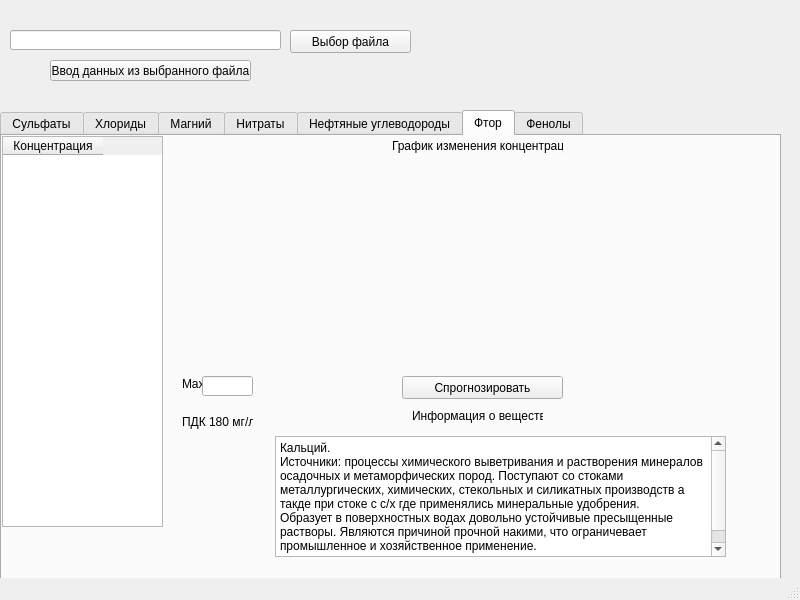
<?xml version="1.0" encoding="UTF-8"?>
<ui version="4.0">
 <class>MainWindow</class>
 <widget class="QMainWindow" name="MainWindow">
  <property name="geometry">
   <rect>
    <x>0</x>
    <y>0</y>
    <width>800</width>
    <height>600</height>
   </rect>
  </property>
  <property name="windowTitle">
   <string>MainWindow</string>
  </property>
  <widget class="QWidget" name="centralwidget">
   <widget class="QPushButton" name="button_1">
    <property name="geometry">
     <rect>
      <x>50</x>
      <y>60</y>
      <width>201</width>
      <height>21</height>
     </rect>
    </property>
    <property name="text">
     <string>Ввод данных из выбранного файла</string>
    </property>
   </widget>
   <widget class="QTabWidget" name="tabWidget">
    <property name="geometry">
     <rect>
      <x>0</x>
      <y>110</y>
      <width>781</width>
      <height>471</height>
     </rect>
    </property>
    <property name="currentIndex">
     <number>5</number>
    </property>
    <widget class="QWidget" name="tab">
     <attribute name="title">
      <string>Сульфаты</string>
     </attribute>
     <widget class="QTableWidget" name="tableWidget">
      <property name="geometry">
       <rect>
        <x>0</x>
        <y>0</y>
        <width>161</width>
        <height>391</height>
       </rect>
      </property>
      <row>
       <property name="text">
        <string>Январь</string>
       </property>
      </row>
      <row>
       <property name="text">
        <string>Февраль</string>
       </property>
      </row>
      <row>
       <property name="text">
        <string>Март</string>
       </property>
      </row>
      <row>
       <property name="text">
        <string>Апрель</string>
       </property>
      </row>
      <row>
       <property name="text">
        <string>Май</string>
       </property>
      </row>
      <row>
       <property name="text">
        <string>Июнь</string>
       </property>
      </row>
      <row>
       <property name="text">
        <string>Июль</string>
       </property>
      </row>
      <row>
       <property name="text">
        <string>Август</string>
       </property>
      </row>
      <row>
       <property name="text">
        <string>Сентябрь</string>
       </property>
      </row>
      <row>
       <property name="text">
        <string>Октябрь</string>
       </property>
      </row>
      <row>
       <property name="text">
        <string>Ноябрь</string>
       </property>
      </row>
      <row>
       <property name="text">
        <string>Декабрь</string>
       </property>
      </row>
      <column>
       <property name="text">
        <string>Концентрация</string>
       </property>
      </column>
     </widget>
     <widget class="QLabel" name="label">
      <property name="geometry">
       <rect>
        <x>380</x>
        <y>0</y>
        <width>171</width>
        <height>20</height>
       </rect>
      </property>
      <property name="maximumSize">
       <size>
        <width>16777215</width>
        <height>16777215</height>
       </size>
      </property>
      <property name="text">
       <string>График изменения концентрации</string>
      </property>
      <property name="textFormat">
       <enum>Qt::PlainText</enum>
      </property>
     </widget>
     <widget class="QPushButton" name="pushButton">
      <property name="geometry">
       <rect>
        <x>390</x>
        <y>240</y>
        <width>161</width>
        <height>23</height>
       </rect>
      </property>
      <property name="text">
       <string>Спрогнозировать</string>
      </property>
     </widget>
     <widget class="QLabel" name="label_2">
      <property name="geometry">
       <rect>
        <x>410</x>
        <y>270</y>
        <width>131</width>
        <height>20</height>
       </rect>
      </property>
      <property name="text">
       <string>Информация о веществе</string>
      </property>
     </widget>
     <widget class="QCustomPlot" name="widget" native="true">
      <property name="geometry">
       <rect>
        <x>170</x>
        <y>20</y>
        <width>581</width>
        <height>211</height>
       </rect>
      </property>
     </widget>
     <widget class="QLineEdit" name="lineEdit_14">
      <property name="geometry">
       <rect>
        <x>210</x>
        <y>240</y>
        <width>51</width>
        <height>20</height>
       </rect>
      </property>
     </widget>
     <widget class="QLabel" name="label_34">
      <property name="geometry">
       <rect>
        <x>180</x>
        <y>240</y>
        <width>21</width>
        <height>16</height>
       </rect>
      </property>
      <property name="text">
       <string>Max</string>
      </property>
     </widget>
     <widget class="QLabel" name="label_33">
      <property name="geometry">
       <rect>
        <x>180</x>
        <y>250</y>
        <width>71</width>
        <height>51</height>
       </rect>
      </property>
      <property name="text">
       <string>ПДК 500 мг/л</string>
      </property>
     </widget>
     <widget class="QPlainTextEdit" name="plainTextEdit_2">
      <property name="geometry">
       <rect>
        <x>263</x>
        <y>290</y>
        <width>481</width>
        <height>141</height>
       </rect>
      </property>
      <property name="plainText">
       <string>Сульфаты.
Источник: процессы химического выветривания и растворения серосодержащих минералов. Значительно поступают в процессе отмирания организмов, окисления наземных и водных веществ растительного и животного происхождения, большое содержание в шахтных водах и в промышленных стоках пароизводств, а так же в сточных водах.
Повышенное содержание сказывается на вкусовые качества воды, оказывает физиологическое воздействие на человека, в сочетании с кальцием образуют прочную накипь, что ограничевает и промышленное и хозяйственое использование.
</string>
      </property>
     </widget>
    </widget>
    <widget class="QWidget" name="tab_3">
     <attribute name="title">
      <string>Хлориды</string>
     </attribute>
     <widget class="QTableWidget" name="tableWidget_3">
      <property name="geometry">
       <rect>
        <x>0</x>
        <y>0</y>
        <width>161</width>
        <height>391</height>
       </rect>
      </property>
      <row>
       <property name="text">
        <string>Январь</string>
       </property>
      </row>
      <row>
       <property name="text">
        <string>Февраль</string>
       </property>
      </row>
      <row>
       <property name="text">
        <string>Март</string>
       </property>
      </row>
      <row>
       <property name="text">
        <string>Апрель</string>
       </property>
      </row>
      <row>
       <property name="text">
        <string>Май</string>
       </property>
      </row>
      <row>
       <property name="text">
        <string>Июнь</string>
       </property>
      </row>
      <row>
       <property name="text">
        <string>Июль</string>
       </property>
      </row>
      <row>
       <property name="text">
        <string>Август</string>
       </property>
      </row>
      <row>
       <property name="text">
        <string>Сентябрь</string>
       </property>
      </row>
      <row>
       <property name="text">
        <string>Октябрь</string>
       </property>
      </row>
      <row>
       <property name="text">
        <string>Ноябрь</string>
       </property>
      </row>
      <row>
       <property name="text">
        <string>Декабрь</string>
       </property>
      </row>
      <column>
       <property name="text">
        <string>Концентрация</string>
       </property>
      </column>
     </widget>
     <widget class="QLabel" name="label_4">
      <property name="geometry">
       <rect>
        <x>390</x>
        <y>0</y>
        <width>171</width>
        <height>20</height>
       </rect>
      </property>
      <property name="maximumSize">
       <size>
        <width>16777215</width>
        <height>16777215</height>
       </size>
      </property>
      <property name="text">
       <string>График изменения концентрации</string>
      </property>
      <property name="textFormat">
       <enum>Qt::PlainText</enum>
      </property>
     </widget>
     <widget class="QPushButton" name="pushButton_3">
      <property name="geometry">
       <rect>
        <x>400</x>
        <y>240</y>
        <width>161</width>
        <height>23</height>
       </rect>
      </property>
      <property name="text">
       <string>Спрогнозировать</string>
      </property>
     </widget>
     <widget class="QLabel" name="label_6">
      <property name="geometry">
       <rect>
        <x>420</x>
        <y>260</y>
        <width>131</width>
        <height>41</height>
       </rect>
      </property>
      <property name="text">
       <string>Информация о веществе </string>
      </property>
     </widget>
     <widget class="QCustomPlot" name="widget_2" native="true">
      <property name="geometry">
       <rect>
        <x>170</x>
        <y>20</y>
        <width>581</width>
        <height>211</height>
       </rect>
      </property>
     </widget>
     <widget class="QLineEdit" name="lineEdit_13">
      <property name="geometry">
       <rect>
        <x>200</x>
        <y>240</y>
        <width>51</width>
        <height>20</height>
       </rect>
      </property>
     </widget>
     <widget class="QLabel" name="label_31">
      <property name="geometry">
       <rect>
        <x>180</x>
        <y>250</y>
        <width>71</width>
        <height>51</height>
       </rect>
      </property>
      <property name="text">
       <string>ПДК 350 мг/л</string>
      </property>
     </widget>
     <widget class="QLabel" name="label_32">
      <property name="geometry">
       <rect>
        <x>180</x>
        <y>240</y>
        <width>21</width>
        <height>16</height>
       </rect>
      </property>
      <property name="text">
       <string>Max</string>
      </property>
     </widget>
     <widget class="QPlainTextEdit" name="plainTextEdit">
      <property name="geometry">
       <rect>
        <x>300</x>
        <y>290</y>
        <width>381</width>
        <height>91</height>
       </rect>
      </property>
      <property name="plainText">
       <string>Хлориды.
Первичный источник: магматические пророды.
Концентрация возрастает из-за хозяйственно-бытовых сточных вод.
Повышенное содержание влияет на вкусовые качества, делают ее малопригодной для питьевого водоснабжения и ограничивают применение для многих технических и хозяйственных целей.</string>
      </property>
     </widget>
    </widget>
    <widget class="QWidget" name="tab_2">
     <attribute name="title">
      <string>Магний</string>
     </attribute>
     <widget class="QTableWidget" name="tableWidget_8">
      <property name="geometry">
       <rect>
        <x>0</x>
        <y>0</y>
        <width>161</width>
        <height>391</height>
       </rect>
      </property>
      <row>
       <property name="text">
        <string>Январь</string>
       </property>
      </row>
      <row>
       <property name="text">
        <string>Февраль</string>
       </property>
      </row>
      <row>
       <property name="text">
        <string>Март</string>
       </property>
      </row>
      <row>
       <property name="text">
        <string>Апрель</string>
       </property>
      </row>
      <row>
       <property name="text">
        <string>Май</string>
       </property>
      </row>
      <row>
       <property name="text">
        <string>Июнь</string>
       </property>
      </row>
      <row>
       <property name="text">
        <string>Июль</string>
       </property>
      </row>
      <row>
       <property name="text">
        <string>Август</string>
       </property>
      </row>
      <row>
       <property name="text">
        <string>Сентябрь</string>
       </property>
      </row>
      <row>
       <property name="text">
        <string>Октябрь</string>
       </property>
      </row>
      <row>
       <property name="text">
        <string>Ноябрь</string>
       </property>
      </row>
      <row>
       <property name="text">
        <string>Декабрь</string>
       </property>
      </row>
      <column>
       <property name="text">
        <string>Концентрация</string>
       </property>
      </column>
     </widget>
     <widget class="QLabel" name="label_7">
      <property name="geometry">
       <rect>
        <x>400</x>
        <y>0</y>
        <width>171</width>
        <height>20</height>
       </rect>
      </property>
      <property name="maximumSize">
       <size>
        <width>16777215</width>
        <height>16777215</height>
       </size>
      </property>
      <property name="text">
       <string>График изменения концентрации</string>
      </property>
      <property name="textFormat">
       <enum>Qt::PlainText</enum>
      </property>
     </widget>
     <widget class="QPushButton" name="pushButton_4">
      <property name="geometry">
       <rect>
        <x>410</x>
        <y>240</y>
        <width>161</width>
        <height>23</height>
       </rect>
      </property>
      <property name="text">
       <string>Спрогнозировать</string>
      </property>
     </widget>
     <widget class="QLabel" name="label_9">
      <property name="geometry">
       <rect>
        <x>430</x>
        <y>270</y>
        <width>131</width>
        <height>20</height>
       </rect>
      </property>
      <property name="text">
       <string>Информация о веществе</string>
      </property>
     </widget>
     <widget class="QCustomPlot" name="widget_3" native="true">
      <property name="geometry">
       <rect>
        <x>170</x>
        <y>20</y>
        <width>581</width>
        <height>211</height>
       </rect>
      </property>
     </widget>
     <widget class="QLineEdit" name="lineEdit_12">
      <property name="geometry">
       <rect>
        <x>210</x>
        <y>240</y>
        <width>51</width>
        <height>20</height>
       </rect>
      </property>
     </widget>
     <widget class="QLabel" name="label_29">
      <property name="geometry">
       <rect>
        <x>190</x>
        <y>260</y>
        <width>71</width>
        <height>51</height>
       </rect>
      </property>
      <property name="text">
       <string>ПДК 20 мг/л</string>
      </property>
     </widget>
     <widget class="QLabel" name="label_30">
      <property name="geometry">
       <rect>
        <x>180</x>
        <y>240</y>
        <width>21</width>
        <height>16</height>
       </rect>
      </property>
      <property name="text">
       <string>Max</string>
      </property>
     </widget>
     <widget class="QPlainTextEdit" name="plainTextEdit_3">
      <property name="geometry">
       <rect>
        <x>303</x>
        <y>290</y>
        <width>411</width>
        <height>81</height>
       </rect>
      </property>
      <property name="plainText">
       <string>Магний.
В поверхностные воды поступает в процессе выветривания и растворения долмитов и других минералов. Значительные количества поступают со сточными водами металлургических, силикатных, текстильных и других предприятий.</string>
      </property>
     </widget>
    </widget>
    <widget class="QWidget" name="tab_4">
     <attribute name="title">
      <string>Нитраты</string>
     </attribute>
     <widget class="QTableWidget" name="tableWidget_4">
      <property name="geometry">
       <rect>
        <x>0</x>
        <y>0</y>
        <width>161</width>
        <height>391</height>
       </rect>
      </property>
      <row>
       <property name="text">
        <string>Январь</string>
       </property>
      </row>
      <row>
       <property name="text">
        <string>Февраль</string>
       </property>
      </row>
      <row>
       <property name="text">
        <string>Март</string>
       </property>
      </row>
      <row>
       <property name="text">
        <string>Апрель</string>
       </property>
      </row>
      <row>
       <property name="text">
        <string>Май</string>
       </property>
      </row>
      <row>
       <property name="text">
        <string>Июнь</string>
       </property>
      </row>
      <row>
       <property name="text">
        <string>Июль</string>
       </property>
      </row>
      <row>
       <property name="text">
        <string>Август</string>
       </property>
      </row>
      <row>
       <property name="text">
        <string>Сентябрь</string>
       </property>
      </row>
      <row>
       <property name="text">
        <string>Октябрь</string>
       </property>
      </row>
      <row>
       <property name="text">
        <string>Ноябрь</string>
       </property>
      </row>
      <row>
       <property name="text">
        <string>Декабрь</string>
       </property>
      </row>
      <column>
       <property name="text">
        <string>Концентрация</string>
       </property>
      </column>
     </widget>
     <widget class="QLabel" name="label_10">
      <property name="geometry">
       <rect>
        <x>410</x>
        <y>0</y>
        <width>171</width>
        <height>20</height>
       </rect>
      </property>
      <property name="maximumSize">
       <size>
        <width>16777215</width>
        <height>16777215</height>
       </size>
      </property>
      <property name="text">
       <string>График изменения концентрации</string>
      </property>
      <property name="textFormat">
       <enum>Qt::PlainText</enum>
      </property>
     </widget>
     <widget class="QPushButton" name="pushButton_5">
      <property name="geometry">
       <rect>
        <x>410</x>
        <y>240</y>
        <width>161</width>
        <height>23</height>
       </rect>
      </property>
      <property name="text">
       <string>Спрогнозировать</string>
      </property>
     </widget>
     <widget class="QLabel" name="label_12">
      <property name="geometry">
       <rect>
        <x>430</x>
        <y>220</y>
        <width>131</width>
        <height>111</height>
       </rect>
      </property>
      <property name="text">
       <string>Информация о веществе</string>
      </property>
     </widget>
     <widget class="QCustomPlot" name="widget_4" native="true">
      <property name="geometry">
       <rect>
        <x>170</x>
        <y>20</y>
        <width>581</width>
        <height>211</height>
       </rect>
      </property>
     </widget>
     <widget class="QLabel" name="label_27">
      <property name="geometry">
       <rect>
        <x>180</x>
        <y>260</y>
        <width>71</width>
        <height>51</height>
       </rect>
      </property>
      <property name="text">
       <string>ПДК 45 мг/л</string>
      </property>
     </widget>
     <widget class="QLabel" name="label_28">
      <property name="geometry">
       <rect>
        <x>180</x>
        <y>240</y>
        <width>21</width>
        <height>16</height>
       </rect>
      </property>
      <property name="text">
       <string>Max</string>
      </property>
     </widget>
     <widget class="QLineEdit" name="lineEdit_11">
      <property name="geometry">
       <rect>
        <x>210</x>
        <y>240</y>
        <width>51</width>
        <height>20</height>
       </rect>
      </property>
     </widget>
     <widget class="QPlainTextEdit" name="plainTextEdit_4">
      <property name="geometry">
       <rect>
        <x>273</x>
        <y>290</y>
        <width>481</width>
        <height>131</height>
       </rect>
      </property>
      <property name="plainText">
       <string>Нитраты.
Источники: 1) ввиду химических процессов под воздействием нитрифицирующих бактерий;
2) атмосферными осадками при разрядах с образованием оксида азота;
3) промышленными и хозяйственно-бытовыми сточными водами;
4)со стоком с с/х угодий, где применялись азотные удобрения.
Способны вызвать отравление. Накапливаясь в тканях организма, вступают в реакцию с гемоглобином крови и вызывают кислородное голодание.
</string>
      </property>
     </widget>
    </widget>
    <widget class="QWidget" name="tab_5">
     <attribute name="title">
      <string>Нефтяные углеводороды</string>
     </attribute>
     <widget class="QTableWidget" name="tableWidget_5">
      <property name="geometry">
       <rect>
        <x>0</x>
        <y>0</y>
        <width>161</width>
        <height>391</height>
       </rect>
      </property>
      <row>
       <property name="text">
        <string>Январь</string>
       </property>
      </row>
      <row>
       <property name="text">
        <string>Февраль</string>
       </property>
      </row>
      <row>
       <property name="text">
        <string>Март</string>
       </property>
      </row>
      <row>
       <property name="text">
        <string>Апрель</string>
       </property>
      </row>
      <row>
       <property name="text">
        <string>Май</string>
       </property>
      </row>
      <row>
       <property name="text">
        <string>Июнь</string>
       </property>
      </row>
      <row>
       <property name="text">
        <string>Июль</string>
       </property>
      </row>
      <row>
       <property name="text">
        <string>Август</string>
       </property>
      </row>
      <row>
       <property name="text">
        <string>Сентябрь</string>
       </property>
      </row>
      <row>
       <property name="text">
        <string>Октябрь</string>
       </property>
      </row>
      <row>
       <property name="text">
        <string>Ноябрь</string>
       </property>
      </row>
      <row>
       <property name="text">
        <string>Декабрь</string>
       </property>
      </row>
      <column>
       <property name="text">
        <string>Концентрация</string>
       </property>
      </column>
     </widget>
     <widget class="QLabel" name="label_13">
      <property name="geometry">
       <rect>
        <x>380</x>
        <y>0</y>
        <width>171</width>
        <height>20</height>
       </rect>
      </property>
      <property name="maximumSize">
       <size>
        <width>16777215</width>
        <height>16777215</height>
       </size>
      </property>
      <property name="text">
       <string>График изменения концентрации</string>
      </property>
      <property name="textFormat">
       <enum>Qt::PlainText</enum>
      </property>
     </widget>
     <widget class="QPushButton" name="pushButton_6">
      <property name="geometry">
       <rect>
        <x>380</x>
        <y>240</y>
        <width>161</width>
        <height>23</height>
       </rect>
      </property>
      <property name="text">
       <string>Спрогнозировать</string>
      </property>
     </widget>
     <widget class="QLabel" name="label_15">
      <property name="geometry">
       <rect>
        <x>400</x>
        <y>270</y>
        <width>131</width>
        <height>20</height>
       </rect>
      </property>
      <property name="text">
       <string>Информация о веществе</string>
      </property>
     </widget>
     <widget class="QCustomPlot" name="widget_5" native="true">
      <property name="geometry">
       <rect>
        <x>170</x>
        <y>20</y>
        <width>581</width>
        <height>211</height>
       </rect>
      </property>
     </widget>
     <widget class="QLabel" name="label_25">
      <property name="geometry">
       <rect>
        <x>180</x>
        <y>260</y>
        <width>71</width>
        <height>51</height>
       </rect>
      </property>
      <property name="text">
       <string>ПДК 0.3 мг/л</string>
      </property>
     </widget>
     <widget class="QLabel" name="label_26">
      <property name="geometry">
       <rect>
        <x>180</x>
        <y>240</y>
        <width>21</width>
        <height>16</height>
       </rect>
      </property>
      <property name="text">
       <string>Max</string>
      </property>
     </widget>
     <widget class="QLineEdit" name="lineEdit_10">
      <property name="geometry">
       <rect>
        <x>210</x>
        <y>240</y>
        <width>51</width>
        <height>20</height>
       </rect>
      </property>
     </widget>
     <widget class="QPlainTextEdit" name="plainTextEdit_5">
      <property name="geometry">
       <rect>
        <x>283</x>
        <y>300</y>
        <width>431</width>
        <height>111</height>
       </rect>
      </property>
      <property name="plainText">
       <string>Нефтепродкты(углеводороды)
Источники: разливы нефти при авариях нефтеналивных судов, со сточными водами нефтегазовой промышленности, со сточными водами химических, металлургических и других производств и других производств, с бытовыми стоками.
Растворенные нефтепродукты окзывают неблагоприятное воздействие на растительный и животный мир, на здоровье человека.</string>
      </property>
     </widget>
    </widget>
    <widget class="QWidget" name="tab_6">
     <attribute name="title">
      <string>Фтор</string>
     </attribute>
     <widget class="QTableWidget" name="tableWidget_6">
      <property name="geometry">
       <rect>
        <x>0</x>
        <y>0</y>
        <width>161</width>
        <height>391</height>
       </rect>
      </property>
      <column>
       <property name="text">
        <string>Концентрация</string>
       </property>
      </column>
     </widget>
     <widget class="QLabel" name="label_16">
      <property name="geometry">
       <rect>
        <x>390</x>
        <y>0</y>
        <width>171</width>
        <height>20</height>
       </rect>
      </property>
      <property name="maximumSize">
       <size>
        <width>16777215</width>
        <height>16777215</height>
       </size>
      </property>
      <property name="text">
       <string>График изменения концентрации</string>
      </property>
      <property name="textFormat">
       <enum>Qt::PlainText</enum>
      </property>
     </widget>
     <widget class="QPushButton" name="pushButton_7">
      <property name="geometry">
       <rect>
        <x>400</x>
        <y>240</y>
        <width>161</width>
        <height>23</height>
       </rect>
      </property>
      <property name="text">
       <string>Спрогнозировать</string>
      </property>
     </widget>
     <widget class="QLabel" name="label_18">
      <property name="geometry">
       <rect>
        <x>410</x>
        <y>270</y>
        <width>131</width>
        <height>20</height>
       </rect>
      </property>
      <property name="text">
       <string>Информация о веществе</string>
      </property>
     </widget>
     <widget class="QCustomPlot" name="widget_6" native="true">
      <property name="geometry">
       <rect>
        <x>170</x>
        <y>20</y>
        <width>581</width>
        <height>211</height>
       </rect>
      </property>
     </widget>
     <widget class="QLabel" name="label_23">
      <property name="geometry">
       <rect>
        <x>180</x>
        <y>260</y>
        <width>71</width>
        <height>51</height>
       </rect>
      </property>
      <property name="text">
       <string>ПДК 180 мг/л</string>
      </property>
     </widget>
     <widget class="QLabel" name="label_24">
      <property name="geometry">
       <rect>
        <x>180</x>
        <y>240</y>
        <width>21</width>
        <height>16</height>
       </rect>
      </property>
      <property name="text">
       <string>Max</string>
      </property>
     </widget>
     <widget class="QLineEdit" name="lineEdit_9">
      <property name="geometry">
       <rect>
        <x>200</x>
        <y>240</y>
        <width>51</width>
        <height>20</height>
       </rect>
      </property>
     </widget>
     <widget class="QPlainTextEdit" name="plainTextEdit_7">
      <property name="geometry">
       <rect>
        <x>273</x>
        <y>300</y>
        <width>451</width>
        <height>121</height>
       </rect>
      </property>
      <property name="plainText">
       <string>Кальций.
Источники: процессы химического выветривания и растворения минералов осадочных и метаморфических пород. Поступают со стоками металлургических, химических, стекольных и силикатных производств а такде при стоке с с/х где применялись минеральные удобрения.
Образует в поверхностных водах довольно устойчивые пресыщенные растворы. Являются причиной прочной накими, что ограничевает промышленное и хозяйственное применение.</string>
      </property>
     </widget>
    </widget>
    <widget class="QWidget" name="tab_7">
     <attribute name="title">
      <string>Фенолы</string>
     </attribute>
     <widget class="QTableWidget" name="tableWidget_7">
      <property name="geometry">
       <rect>
        <x>0</x>
        <y>0</y>
        <width>161</width>
        <height>391</height>
       </rect>
      </property>
      <row>
       <property name="text">
        <string>Январь</string>
       </property>
      </row>
      <row>
       <property name="text">
        <string>Февраль</string>
       </property>
      </row>
      <row>
       <property name="text">
        <string>Март</string>
       </property>
      </row>
      <row>
       <property name="text">
        <string>Апрель</string>
       </property>
      </row>
      <row>
       <property name="text">
        <string>Май</string>
       </property>
      </row>
      <row>
       <property name="text">
        <string>Июнь</string>
       </property>
      </row>
      <row>
       <property name="text">
        <string>Июль</string>
       </property>
      </row>
      <row>
       <property name="text">
        <string>Август</string>
       </property>
      </row>
      <row>
       <property name="text">
        <string>Сентябрь</string>
       </property>
      </row>
      <row>
       <property name="text">
        <string>Октябрь</string>
       </property>
      </row>
      <row>
       <property name="text">
        <string>Ноябрь</string>
       </property>
      </row>
      <row>
       <property name="text">
        <string>Декабрь</string>
       </property>
      </row>
      <column>
       <property name="text">
        <string>Концентрация</string>
       </property>
      </column>
     </widget>
     <widget class="QLabel" name="label_19">
      <property name="geometry">
       <rect>
        <x>370</x>
        <y>0</y>
        <width>171</width>
        <height>20</height>
       </rect>
      </property>
      <property name="maximumSize">
       <size>
        <width>16777215</width>
        <height>16777215</height>
       </size>
      </property>
      <property name="text">
       <string>График изменения концентрации</string>
      </property>
      <property name="textFormat">
       <enum>Qt::PlainText</enum>
      </property>
     </widget>
     <widget class="QLabel" name="label_20">
      <property name="geometry">
       <rect>
        <x>180</x>
        <y>240</y>
        <width>21</width>
        <height>16</height>
       </rect>
      </property>
      <property name="text">
       <string>Max</string>
      </property>
     </widget>
     <widget class="QPushButton" name="pushButton_8">
      <property name="geometry">
       <rect>
        <x>380</x>
        <y>240</y>
        <width>161</width>
        <height>23</height>
       </rect>
      </property>
      <property name="text">
       <string>Спрогнозировать</string>
      </property>
     </widget>
     <widget class="QLabel" name="label_21">
      <property name="geometry">
       <rect>
        <x>400</x>
        <y>270</y>
        <width>131</width>
        <height>20</height>
       </rect>
      </property>
      <property name="text">
       <string>Информация о веществе</string>
      </property>
     </widget>
     <widget class="QLineEdit" name="lineEdit_8">
      <property name="geometry">
       <rect>
        <x>210</x>
        <y>240</y>
        <width>51</width>
        <height>20</height>
       </rect>
      </property>
     </widget>
     <widget class="QCustomPlot" name="widget_7" native="true">
      <property name="geometry">
       <rect>
        <x>170</x>
        <y>20</y>
        <width>581</width>
        <height>211</height>
       </rect>
      </property>
     </widget>
     <widget class="QLabel" name="label_22">
      <property name="geometry">
       <rect>
        <x>180</x>
        <y>260</y>
        <width>81</width>
        <height>51</height>
       </rect>
      </property>
      <property name="text">
       <string>ПДК 0.001 мг/л</string>
      </property>
     </widget>
     <widget class="QPlainTextEdit" name="plainTextEdit_6">
      <property name="geometry">
       <rect>
        <x>303</x>
        <y>300</y>
        <width>381</width>
        <height>111</height>
       </rect>
      </property>
      <property name="plainText">
       <string>Фенолы.
Источники: сброс фенольных вод. Являются одним из наиболее распространекнных загрязнений, поступающих со стоками нефтеперерабатывающей, сланцеобрабатывающей, лесохимической, и других промышленностей.
Фенольные воды оказывают отрицательное влияние на живые организмы</string>
      </property>
     </widget>
    </widget>
   </widget>
   <widget class="QPushButton" name="pushButton_2">
    <property name="geometry">
     <rect>
      <x>290</x>
      <y>30</y>
      <width>121</width>
      <height>23</height>
     </rect>
    </property>
    <property name="text">
     <string>Выбор файла</string>
    </property>
   </widget>
   <widget class="QLineEdit" name="lineEdit">
    <property name="geometry">
     <rect>
      <x>10</x>
      <y>30</y>
      <width>271</width>
      <height>20</height>
     </rect>
    </property>
   </widget>
  </widget>
  <widget class="QMenuBar" name="menubar">
   <property name="geometry">
    <rect>
     <x>0</x>
     <y>0</y>
     <width>800</width>
     <height>21</height>
    </rect>
   </property>
  </widget>
  <widget class="QStatusBar" name="statusbar"/>
 </widget>
 <customwidgets>
  <customwidget>
   <class>QCustomPlot</class>
   <extends>QWidget</extends>
   <header>qcustomplot.h</header>
   <container>1</container>
  </customwidget>
 </customwidgets>
 <resources/>
 <connections/>
</ui>
